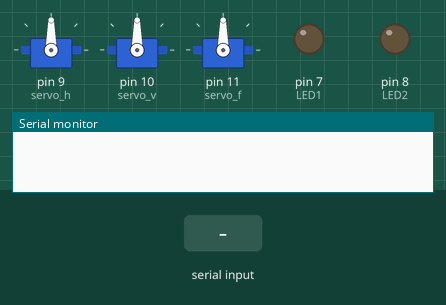
Recording of a sketch running on a simulated Arduino Uno, built with avr-gcc and run on an emulated ATmega328P. Shown: 3 × servo, output pins drawn as LEDs (lit = HIGH), the last lines printed to the serial monitor. The inputs (shaded band) are chosen by the test bench.

Above: at 1.2 s.
1.3 s: byte 97 (A) received over Serial
At 2.0 s:
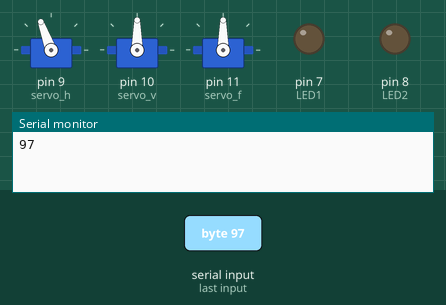
2.8 s: byte 104 (H) received over Serial
At 3.1 s:
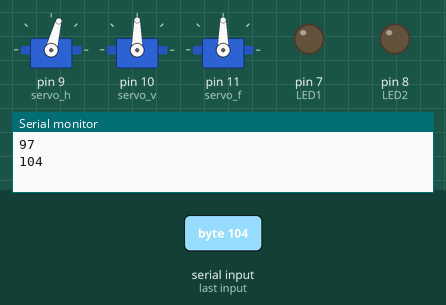
4.3 s: byte 111 (O) received over Serial
At 5.5 s:
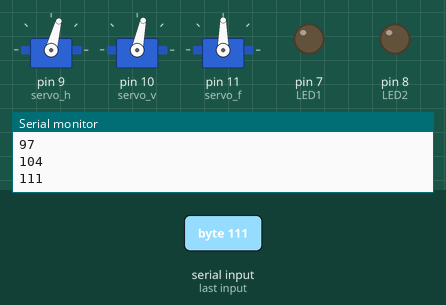
5.8 s: byte 98 (B) received over Serial
At 6.7 s:
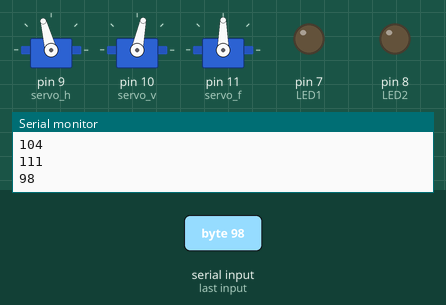
7.3 s: byte 100 (D) received over Serial
At 7.8 s:
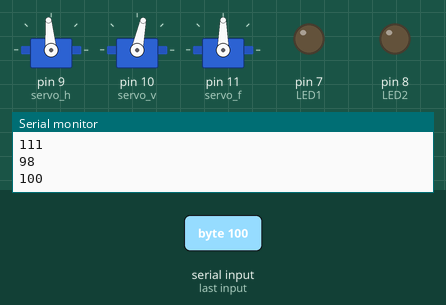
Timing chart, 0 to 10.3 s (numbered marks = the images above; inputs shaded):
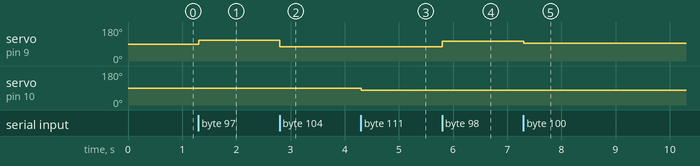

Measured:
- after the input at 1.3 s, servo on pin 9 (servo_h): 90° → 110° at once
- after the input at 2.8 s, servo on pin 9 (servo_h): 110° → 75° at once
- after the input at 4.3 s, servo on pin 10 (servo_v): 90° → 78° at once
- after the input at 5.8 s, servo on pin 9 (servo_h): 75° → 105° at once
- after the input at 7.3 s, servo on pin 9 (servo_h): 105° → 95° at once

The sketch:

color_BTdoor_arduino_serial_version.ino
```cpp
#include <SoftwareSerial.h>
#include<Wire.h>
#include<Servo.h>
/*
1 2 3
4 5 6
7 8 9
*/
SoftwareSerial I2CBT(2,4);//定義PIN2及PIN4分別為RX及TX腳位
int LED1 = 7;
int LED2 = 8;

#define SLAVE_ADDR 0x04
#define left '4'
#define right '6'
#define up '2'
#define down '8'
#define FIRE '5'

#define A 'a'
#define B 'b'
#define C 'c'
#define D 'd'
#define E 'e'
#define F 'f'
#define G 'g'
#define H 'h'
#define I 'i'

#define J 'j'
#define K 'k'
#define L 'l'
#define M 'm'
#define N 'n'
#define O 'o'
#define P 'p'
#define Q 'q'
#define R 'r'


Servo servo_h;
Servo servo_v;
Servo servo_f;

static int pos_h=90;
static int pos_v=90;
static int pos_f=90;

byte cmmd[20];
int insize;

void setup()
{
	Serial.begin(9600);           // start serial for output
        I2CBT.begin(9600);      //bluetooth baud rate
        pinMode(7, OUTPUT);  //設定 pin7 為輸出，LED1就接在這（開門）
        pinMode(8, OUTPUT);  //設定 pin8 為輸出，LED2就接在這（關門）
	servo_h.attach(9);			//horizen at 9
	servo_v.attach(10);			//vertical at 10
        servo_f.attach(11);
	servo_h.write(pos_h);
	servo_v.write(pos_v);
        servo_f.write(pos_f);

}
void(* resetFunc) (void) = 0;//declare reset function at address 0
void loop()
{

        while(Serial.available())  receiveEvent();
        while(I2CBT.available()) bluetooth();
 //        if (I2CBT.available()>0)  bluetooth();

	  delay(100);
}

void receiveEvent()
{
	int x = Serial.read();    // receive byte as an integer
	Serial.println(x);         // print the integer

        if(x==A) pos_h =110;
        if(x==B) pos_h =105;
        if(x==C) pos_h =100;
        if(x==D) pos_h =95;
        if(x==E) pos_h =90;
        if(x==F) pos_h =85;
        if(x==G) pos_h =80;
        if(x==H) pos_h =75;
        if(x==I) pos_h =70;

        if(x==R) pos_v =90;
        if(x==Q) pos_v =86;
        if(x==P) pos_v =82;
        if(x==O) pos_v =78;
        if(x==N) pos_v =74;
        if(x==M) pos_v =70;
        if(x==L) pos_v =66;
        if(x==K) pos_v =62;
        if(x==J) pos_v =58;

        if(x==FIRE) fire();

// /* face tracking and keyboard command
        if(x==up && pos_v<=175) pos_v --;
	if(x==down && pos_v>=5) pos_v ++;
	if(x==left && pos_h>=5) pos_h ++;
	if(x==right && pos_h<=175) pos_h --;
//*/


 //       pos_h=x;
	servo_h.write(pos_h);
	servo_v.write(pos_v);

}

void bluetooth()
{
 while(1)
 {
/*
read message from bluetooth
*/
    if ((insize=(I2CBT.available()))>0){  //讀取藍牙訊息
       Serial.print("input size = ");
       Serial.println(insize);
       for (int i=0; i<insize; i++){
         Serial.print(cmmd[i]=char(I2CBT.read()));
         Serial.print(" ");
       }
       Serial.println("  ");
    }
///*
      if (cmmd[0]==115) {               //ASCII CODE   passwd:"sstu"
        if (cmmd[1]==116) {
          if (cmmd[2]==117) {
            digitalWrite(LED1, HIGH);
            cmmd[0]=96;               //取代"aabc"的暫存字元,才能off LED1
            delay(300);
            digitalWrite(LED1, LOW);   //熄滅LED1
            delay(300);
            Serial.print(" reseting ");
             resetFunc(); //call reset ;

            }
          }
         }//if

  else if (cmmd[0]==116) {              //ASCII CODE    passwd:"ttsu"
            if (cmmd[1]==115) {
              if (cmmd[2]==117) {
               digitalWrite(LED2, HIGH);
               cmmd[0]=96;               //取代"ttsu"的暫存字元,才能off LED2
               delay(300);
              digitalWrite(LED2, LOW);   //熄滅LED2
              delay(300);
              Serial.print(" reseting ");
              resetFunc(); //call reset ;

            }
           }
          }//else if

 }

}
//*
void fire()
{
  for(pos_f = 30; pos_f < 120; pos_f += 1)  // goes from 0 degrees to 180 degrees
  {                                  // in steps of 1 degree
    servo_f.write(pos_f);              // tell servo to go to position in variable 'pos'
    delay(2);                       // waits 15ms for the servo to reach the position
  }
  for(pos_f = 120; pos_f>=31; pos_f-=1)     // goes from 180 degrees to 0 degrees
  {
    servo_f.write(pos_f);              // tell servo to go to position in variable 'pos'
    delay(2);                       // waits 15ms for the servo to reach the position
  }

}
//*/
```
